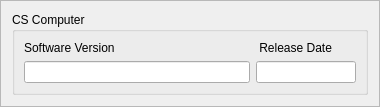
                  <widget class="QFrame" name="frame_35">
                   <property name="minimumSize">
                    <size>
                     <width>380</width>
                     <height>0</height>
                    </size>
                   </property>
                   <property name="frameShape">
                    <enum>QFrame::StyledPanel</enum>
                   </property>
                   <property name="frameShadow">
                    <enum>QFrame::Raised</enum>
                   </property>
                   <layout class="QVBoxLayout" name="verticalLayout_19">
                    <item>
                     <widget class="QGroupBox" name="CSC_gb_32">
                      <property name="minimumSize">
                       <size>
                        <width>350</width>
                        <height>0</height>
                       </size>
                      </property>
                      <property name="font">
                       <font>
                        <italic>false</italic>
                        <underline>false</underline>
                       </font>
                      </property>
                      <property name="autoFillBackground">
                       <bool>true</bool>
                      </property>
                      <property name="title">
                       <string>CS Computer</string>
                      </property>
                      <property name="flat">
                       <bool>false</bool>
                      </property>
                      <property name="checkable">
                       <bool>false</bool>
                      </property>
                      <layout class="QGridLayout" name="gridLayout_27">
                       <item row="0" column="0">
                        <layout class="QHBoxLayout" name="horizontalLayout_36">
                         <item>
                          <layout class="QVBoxLayout" name="verticalLayout_35">
                           <item>
                            <widget class="QLabel" name="label_49">
                             <property name="text">
                              <string>Software Version</string>
                             </property>
                            </widget>
                           </item>
                           <item>
                            <widget class="QLineEdit" name="CSC_V_LE">
                             <property name="minimumSize">
                              <size>
                               <width>210</width>
                               <height>0</height>
                              </size>
                             </property>
                             <property name="maximumSize">
                              <size>
                               <width>350</width>
                               <height>16777215</height>
                              </size>
                             </property>
                            </widget>
                           </item>
                          </layout>
                         </item>
                         <item>
                          <layout class="QVBoxLayout" name="verticalLayout_36">
                           <item>
                            <widget class="QLabel" name="label_50">
                             <property name="text">
                              <string> Release Date</string>
                             </property>
                            </widget>
                           </item>
                           <item>
                            <widget class="QLineEdit" name="CSC_D_LE">
                             <property name="minimumSize">
                              <size>
                               <width>50</width>
                               <height>0</height>
                              </size>
                             </property>
                             <property name="maximumSize">
                              <size>
                               <width>100</width>
                               <height>16777215</height>
                              </size>
                             </property>
                            </widget>
                           </item>
                          </layout>
                         </item>
                        </layout>
                       </item>
                      </layout>
                     </widget>
                    </item>
                   </layout>
                  </widget>
